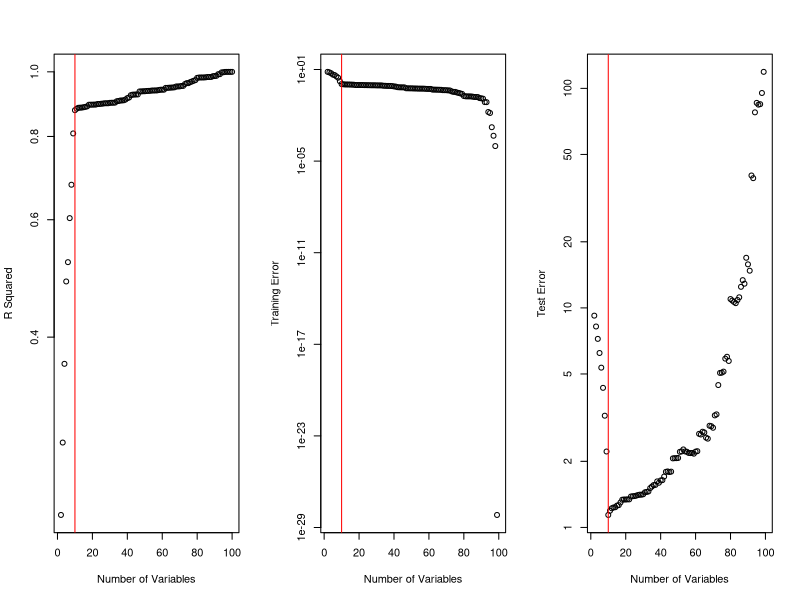

Write R code to recreate this figure.
#####

xtr <- matrix(rnorm(100*100),ncol=100)
xte <- matrix(rnorm(100000*100),ncol=100)
beta <- c(rep(1,10),rep(0,90))
ytr <- xtr%*%beta + rnorm(100)
yte <- xte%*%beta + rnorm(100000)
rsq <- trainerr <- testerr <- NULL
for(i in 2:100){
  mod <- lm(ytr~xtr[,1:i])
  rsq <- c(rsq,summary(mod)$r.squared)
  beta <- mod$coef[-1]
  intercept <- mod$coef[1]
  trainerr <- c(trainerr, mean((xtr[,1:i]%*%beta+intercept - ytr)^2))
  testerr <- c(testerr, mean((xte[,1:i]%*%beta+intercept - yte)^2))
}
par(mfrow=c(1,3))
plot(2:100,rsq, xlab='Number of Variables', ylab="R Squared", log="y")
abline(v=10,col="red")
plot(2:100,trainerr, xlab='Number of Variables', ylab="Training Error",log="y")
abline(v=10,col="red")
plot(2:100,testerr, xlab='Number of Variables', ylab="Test Error",log="y")
abline(v=10,col="red")

